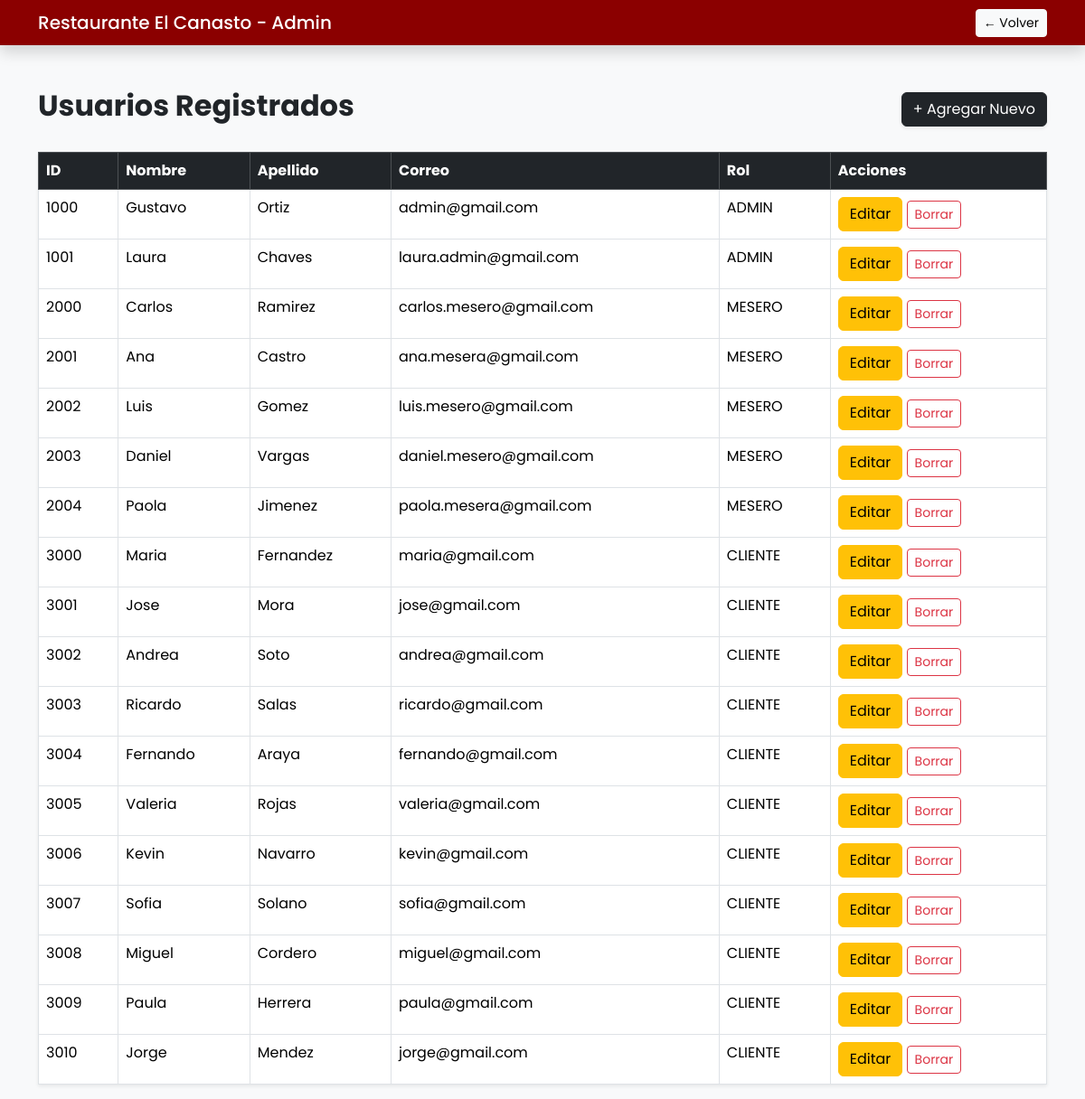
/index.php?pagina=usuarios (signed in), run on the app's committed database.
### tables this page shows
CREATE TABLE CANASTO_USUARIOS_TB(
    IDENTIFICACION INT PRIMARY KEY,
    NOMBRE VARCHAR(100) NOT NULL,
    APELLIDO_PATERNO VARCHAR(100),
    APELLIDO_MATERNO VARCHAR(100),
    CORREO VARCHAR(150) UNIQUE NOT NULL,
    CONTRASENA VARCHAR(255) NOT NULL,
    FECHA_INGRESO DATETIME DEFAULT CURRENT_TIMESTAMP,
    ID_ESTADO INT,
    ID_ROL INT,
    FOREIGN KEY (ID_ESTADO)
        REFERENCES CANASTO_ESTADOS_TB(ID_ESTADO),
    FOREIGN KEY (ID_ROL)
        REFERENCES CANASTO_ROLES_TB(ID_ROL)
);

CREATE TABLE CANASTO_ROLES_TB(
    ID_ROL INT PRIMARY KEY,
    NOMBRE VARCHAR(50) NOT NULL,
    DESCRIPCION VARCHAR(100),
    ID_ESTADO INT,
    FOREIGN KEY (ID_ESTADO)
        REFERENCES CANASTO_ESTADOS_TB(ID_ESTADO)
);

### controllers/UsuarioController.php (called while the page is built, shortened)
<?php
require_once __DIR__ . '/../repositories/UsuarioRepository.php';
class UsuarioController
{
    private $repo;
    public function __construct()
    {
        $this->repo = new UsuarioRepository();
    }
    public function listar()
    {
        $usuarios = $this->repo->listarUsuarios();
        require __DIR__ . '/../views/usuarios/lista.php';
    }
}

### config/Database.php (called while the page is built)
<?php
class Database
{
    private $host = "localhost";
    private $port = "3306";
    private $db   = "restaurante_canasto";
    private $user = "root";
    private $pass = "Melijosepao05.";
    public function conectar()
    {
        try {
            $conexion = new PDO(
                "mysql:host=$this->host;port=$this->port;dbname=$this->db;charset=utf8",
                $this->user,
                $this->pass
            );
            $conexion->setAttribute(PDO::ATTR_ERRMODE, PDO::ERRMODE_EXCEPTION);
            return $conexion;
        } catch (PDOException $e) {
            die("Error de conexión: " . $e->getMessage());
        }
    }
}

### repositories/UsuarioRepository.php (called while the page is built, shortened)
<?php
require_once __DIR__ . '/../config/Database.php';
class UsuarioRepository
{
    private $db;
    public function __construct()
    {
        $database = new Database();
        $this->db = $database->conectar();
    }
    public function listarUsuarios()
    {
        $sql = "SELECT
                u.IDENTIFICACION,
                u.NOMBRE,
                u.APELLIDO_PATERNO,
                u.APELLIDO_MATERNO,
                u.CORREO,
                r.NOMBRE AS ROL
            FROM CANASTO_USUARIOS_TB u
            INNER JOIN CANASTO_ROLES_TB r
                ON u.ID_ROL = r.ID_ROL";
        $stmt = $this->db->prepare($sql);
        $stmt->execute();
        return $stmt->fetchAll(PDO::FETCH_ASSOC);
    }
}

### views/usuarios/lista.php (the view, shortened to what this page needs)
<!DOCTYPE html>
<html lang="es">
<head>
    <link href="https://cdn.jsdelivr.net/npm/bootstrap@5.3.2/dist/css/bootstrap.min.css" rel="stylesheet">
</head>
<body>
<nav class="navbar navbar-dark navbar-custom mb-5 shadow">
    <div class="container d-flex justify-content-between">
        <span class="navbar-brand mb-0 h1">
            Restaurante El Canasto - Admin
        </span>
        <a href="/RestauranteCanasto/index.php?pagina=dashboard_admin" class="btn btn-light btn-sm">
            ← Volver
        </a>
    </div>
</nav>
<div class="container">
    <div class="d-flex justify-content-between align-items-center mb-4">
        <h2 class="fw-bold text-dark">
            Usuarios Registrados
        </h2>
        <a href="#" class="btn btn-dark shadow-sm">
            + Agregar Nuevo
        </a>
    </div>
    <table class="table table-hover table-bordered shadow-sm bg-white">
        <thead class="table-dark">
            <tr>
                <th>ID</th>
                <th>Nombre</th>
                <th>Apellido</th>
                <th>Correo</th>
                <th>Rol</th>
                <th>Acciones</th>
            </tr>
        </thead>
        <tbody>
            <?php foreach ($usuarios as $u): ?>
                <tr>
                    <td><?= $u["IDENTIFICACION"] ?></td>
                    <td><?= $u["NOMBRE"] ?></td>
                    <td><?= $u["APELLIDO_PATERNO"] ?></td>
                    <td><?= $u["CORREO"] ?></td>
                    <td><?= $u["ROL"] ?></td>
                    <td>
                        <a href="/RestauranteCanasto/index.php?pagina=editarUsuario&id=<?= $u["IDENTIFICACION"] ?>"
                            class="btn btn-warning">
                            Editar
                        </a>
                        <a href="/RestauranteCanasto/index.php?pagina=eliminarUsuario&id=<?= $u["IDENTIFICACION"] ?>"
                           class="btn btn-outline-danger btn-sm"
                           onclick="return confirm('¿Eliminar usuario?')">
                            Borrar
                        </a>
                    </td>
                </tr>
            <?php endforeach; ?>
        </tbody>
    </table>
</div>
</body>
</html>

### index.php (shortened to what this page needs)
<?php
require_once "controllers/OrdenController.php";
require_once "controllers/UsuarioController.php";
$pagina = $_GET["pagina"] ?? null;
if ($pagina) {
    switch ($pagina) {
        case "usuarios":
            $controller = new UsuarioController();
            $controller->listar();
            break;
    }
}

### views/usuarios/lista.php (style rules this page uses)
body { font-family: 'Poppins', sans-serif; background-color: #f8f9fa; }
.navbar-custom { background-color: #8B0000; }

### data on the page
canasto_usuarios_tb: IDENTIFICACION "1000", NOMBRE "Gustavo", APELLIDO_PATERNO "Ortiz", CORREO "admin@gmail.com", ID_ROL.NOMBRE "ADMIN"
canasto_usuarios_tb: IDENTIFICACION "1001", NOMBRE "Laura", APELLIDO_PATERNO "Chaves", CORREO "laura.admin@gmail.com", ID_ROL.NOMBRE "ADMIN"
canasto_usuarios_tb: IDENTIFICACION "2000", NOMBRE "Carlos", APELLIDO_PATERNO "Ramirez", CORREO "carlos.mesero@gmail.com", ID_ROL.NOMBRE "MESERO"
canasto_usuarios_tb: IDENTIFICACION "2001", NOMBRE "Ana", APELLIDO_PATERNO "Castro", CORREO "ana.mesera@gmail.com", ID_ROL.NOMBRE "MESERO"
canasto_usuarios_tb: IDENTIFICACION "2002", NOMBRE "Luis", APELLIDO_PATERNO "Gomez", CORREO "luis.mesero@gmail.com", ID_ROL.NOMBRE "MESERO"
canasto_usuarios_tb: IDENTIFICACION "2003", NOMBRE "Daniel", APELLIDO_PATERNO "Vargas", CORREO "daniel.mesero@gmail.com", ID_ROL.NOMBRE "MESERO"
canasto_usuarios_tb: IDENTIFICACION "2004", NOMBRE "Paola", APELLIDO_PATERNO "Jimenez", CORREO "paola.mesera@gmail.com", ID_ROL.NOMBRE "MESERO"
canasto_usuarios_tb: IDENTIFICACION "3000", NOMBRE "Maria", APELLIDO_PATERNO "Fernandez", CORREO "maria@gmail.com", ID_ROL.NOMBRE "CLIENTE"
canasto_usuarios_tb: IDENTIFICACION "3001", NOMBRE "Jose", APELLIDO_PATERNO "Mora", CORREO "jose@gmail.com", ID_ROL.NOMBRE "CLIENTE"
canasto_usuarios_tb: IDENTIFICACION "3002", NOMBRE "Andrea", APELLIDO_PATERNO "Soto", CORREO "andrea@gmail.com", ID_ROL.NOMBRE "CLIENTE"
canasto_usuarios_tb: IDENTIFICACION "3003", NOMBRE "Ricardo", APELLIDO_PATERNO "Salas", CORREO "ricardo@gmail.com", ID_ROL.NOMBRE "CLIENTE"
canasto_usuarios_tb: IDENTIFICACION "3004", NOMBRE "Fernando", APELLIDO_PATERNO "Araya", CORREO "fernando@gmail.com", ID_ROL.NOMBRE "CLIENTE"
canasto_usuarios_tb: IDENTIFICACION "3005", NOMBRE "Valeria", APELLIDO_PATERNO "Rojas", CORREO "valeria@gmail.com", ID_ROL.NOMBRE "CLIENTE"
canasto_usuarios_tb: IDENTIFICACION "3006", NOMBRE "Kevin", APELLIDO_PATERNO "Navarro", CORREO "kevin@gmail.com", ID_ROL.NOMBRE "CLIENTE"
canasto_usuarios_tb: IDENTIFICACION "3007", NOMBRE "Sofia", APELLIDO_PATERNO "Solano", CORREO "sofia@gmail.com", ID_ROL.NOMBRE "CLIENTE"
canasto_usuarios_tb: IDENTIFICACION "3008", NOMBRE "Miguel", APELLIDO_PATERNO "Cordero", CORREO "miguel@gmail.com", ID_ROL.NOMBRE "CLIENTE"
canasto_usuarios_tb: IDENTIFICACION "3009", NOMBRE "Paula", APELLIDO_PATERNO "Herrera", CORREO "paula@gmail.com", ID_ROL.NOMBRE "CLIENTE"
canasto_usuarios_tb: IDENTIFICACION "3010", NOMBRE "Jorge", APELLIDO_PATERNO "Mendez", CORREO "jorge@gmail.com", ID_ROL.NOMBRE "CLIENTE"
